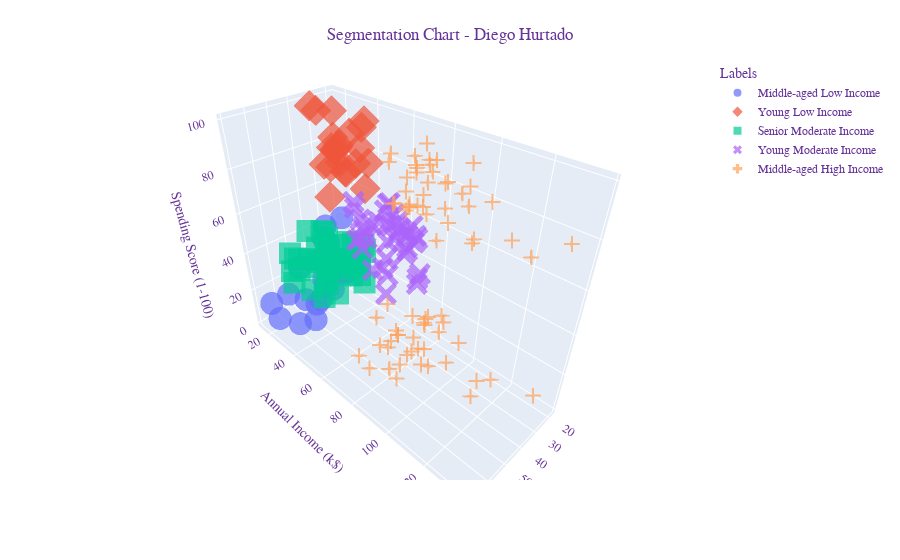

Notebook source saved alongside this figure:
### Code cell
fig = px.scatter_3d(df_segm_kmeans, x='Age', y='Annual Income (k$)', z='Spending Score (1-100)', color='Labels',
              symbol='Labels', opacity=0.7, size_max=10)

fig.update_layout(
    title={
        'text': "Segmentation Chart - Diego Hurtado",
        'y':0.95,
        'x':0.5,
        'xanchor': 'center',
        'yanchor': 'top'},
    scene=dict(
        xaxis=dict(title='Age'),
        yaxis=dict(title='Annual Income (k$)'),
        zaxis=dict(title='Spending Score (1-100)')),
    font=dict(
        family="Courier New, monospace",
        size=12,
        color="RebeccaPurple"))


fig.show()

### Figure 1 — Plotly figure (JSON) as saved in the notebook; plotly's stock layout.template omitted (floating-point values rounded to 4 significant figures)
{"data": [{"hovertemplate": "Labels=Middle-aged Low Income<br>Age=%{x}<br>Annual Income (k$)=%{y}<br>Spending Score (1-100)=%{z}<extra></extra>", "legendgroup": "Middle-aged Low Income", "marker": {"color": "#636efa", "opacity": 0.7, "symbol": "circle"}, "mode": "markers", "name": "Middle-aged Low Income", "scene": "scene", "showlegend": true, "type": "scatter3d", "x": [19, 20, 31, 35, 64, 67, 58, 37, 35, 52, 35, 46, 54, 45, 40, 60, 53, 49, 42, 36, 48, 49], "y": [15, 16, 17, 18, 19, 19, 20, 20, 21, 23, 24, 25, 28, 28, 29, 30, 33, 33, 34, 37, 39, 39], "z": [39, 6, 40, 6, 3, 14, 15, 13, 35, 29, 35, 5, 14, 32, 31, 4, 4, 14, 17, 26, 36, 28]}, {"hovertemplate": "Labels=Young Low Income<br>Age=%{x}<br>Annual Income (k$)=%{y}<br>Spending Score (1-100)=%{z}<extra></extra>", "legendgroup": "Young Low Income", "marker": {"color": "#EF553B", "opacity": 0.7, "symbol": "diamond"}, "mode": "markers", "name": "Young Low Income", "scene": "scene", "showlegend": true, "type": "scatter3d", "x": [21, 23, 22, 23, 30, 35, 24, 22, 20, 35, 25, 31, 29, 35, 23, 21, 18, 21, 30, 20, 24, 24], "y": [15, 16, 17, 18, 19, 19, 20, 20, 21, 23, 24, 25, 28, 28, 29, 30, 33, 33, 34, 37, 38, 39], "z": [81, 77, 76, 94, 72, 99, 77, 79, 66, 98, 73, 73, 82, 61, 87, 73, 92, 81, 73, 75, 92, 65]}, {"hovertemplate": "Labels=Senior Moderate Income<br>Age=%{x}<br>Annual Income (k$)=%{y}<br>Spending Score (1-100)=%{z}<extra></extra>", "legendgroup": "Senior Moderate Income", "marker": {"color": "#00cc96", "opacity": 0.7, "symbol": "square"}, "mode": "markers", "name": "Senior Moderate Income", "scene": "scene", "showlegend": true, "type": "scatter3d", "x": [65, 50, 49, 59, 50, 47, 51, 69, 53, 70, 67, 54, 63, 43, 68, 70, 47, 60, 60, 59, 45, 49, 57, 67, 46, 48, 55, 50, 68, 48, 47, 48, 49, 67, 49, 66, 54, 68, 66, 65, 63, 49, 51, 50], "y": [38, 40, 42, 43, 43, 43, 44, 44, 46, 46, 47, 47, 48, 48, 48, 49, 49, 50, 50, 54, 54, 54, 54, 54, 54, 54, 57, 58, 59, 60, 60, 61, 62, 62, 62, 63, 63, 63, 63, 63, 65, 65, 67, 67], "z": [35, 55, 52, 60, 45, 41, 50, 46, 46, 56, 52, 59, 51, 50, 48, 55, 42, 49, 56, 47, 53, 42, 51, 41, 44, 46, 58, 46, 55, 49, 47, 42, 48, 59, 56, 50, 46, 43, 48, 52, 43, 59, 43, 57]}, {"hovertemplate": "Labels=Young Moderate Income<br>Age=%{x}<br>Annual Income (k$)=%{y}<br>Spending Score (1-100)=%{z}<extra></extra>", "legendgroup": "Young Moderate Income", "marker": {"color": "#ab63fa", "opacity": 0.7, "symbol": "x"}, "mode": "markers", "name": "Young Moderate Income", "scene": "scene", "showlegend": true, "type": "scatter3d", "x": [31, 27, 29, 31, 33, 31, 27, 19, 18, 19, 32, 26, 40, 23, 38, 21, 22, 34, 18, 40, 32, 24, 27, 20, 23, 26, 21, 19, 38, 19, 18, 19, 27, 38, 40, 23, 43, 25, 28], "y": [39, 40, 40, 40, 42, 43, 46, 46, 48, 48, 48, 54, 54, 54, 54, 54, 57, 58, 59, 60, 60, 60, 60, 61, 62, 62, 62, 63, 64, 64, 65, 65, 67, 67, 69, 70, 71, 72, 76], "z": [61, 47, 42, 42, 60, 54, 51, 55, 59, 59, 47, 54, 48, 52, 55, 57, 55, 60, 41, 40, 42, 52, 50, 49, 41, 55, 42, 54, 42, 46, 48, 50, 56, 40, 58, 29, 35, 34, 40]}, {"hovertemplate": "Labels=Middle-aged High Income<br>Age=%{x}<br>Annual Income (k$)=%{y}<br>Spending Score (1-100)=%{z}<extra></extra>", "legendgroup": "Middle-aged High Income", "marker": {"color": "#FFA15A", "opacity": 0.7, "symbol": "cross"}, "mode": "markers", "name": "Middle-aged High Income", "scene": "scene", "showlegend": true, "type": "scatter3d", "x": [39, 31, 40, 59, 38, 47, 39, 31, 20, 29, 44, 32, 19, 35, 57, 32, 32, 25, 28, 48, 32, 34, 34, 43, 39, 44, 38, 47, 27, 37, 30, 34, 30, 56, 29, 19, 31, 50, 36, 42, 33, 36, 32, 40, 28, 36, 36, 52, 30, 58, 27, 59, 35, 37, 32, 46, 29, 41, 30, 54, 28, 41, 36, 34, 32, 33, 38, 47, 35, 45, 32, 32, 30], "y": [69, 70, 71, 71, 71, 71, 71, 72, 73, 73, 73, 73, 74, 74, 75, 75, 76, 77, 77, 77, 77, 78, 78, 78, 78, 78, 78, 78, 78, 78, 78, 78, 78, 79, 79, 81, 81, 85, 85, 86, 86, 87, 87, 87, 87, 87, 87, 88, 88, 88, 88, 93, 93, 97, 97, 98, 98, 99, 99, 101, 101, 103, 103, 103, 103, 113, 113, 120, 120, 126, 126, 137, 137], "z": [91, 77, 95, 11, 75, 9, 75, 71, 5, 88, 7, 73, 10, 72, 5, 93, 87, 12, 97, 36, 74, 22, 90, 17, 88, 20, 76, 16, 89, 1, 78, 1, 73, 35, 83, 5, 93, 26, 75, 20, 95, 27, 63, 13, 75, 10, 92, 13, 86, 15, 69, 14, 90, 32, 86, 15, 88, 39, 97, 24, 68, 17, 85, 23, 69, 8, 91, 16, 79, 28, 74, 18, 83]}], "layout": {"font": {"color": "RebeccaPurple", "family": "Courier New, monospace", "size": 12}, "legend": {"title": {"text": "Labels"}, "tracegroupgap": 0}, "margin": {"t": 60}, "scene": {"domain": {"x": [0, 1], "y": [0, 1]}, "xaxis": {"title": {"text": "Age"}}, "yaxis": {"title": {"text": "Annual Income (k$)"}}, "zaxis": {"title": {"text": "Spending Score (1-100)"}}}, "title": {"text": "Segmentation Chart - Diego Hurtado", "x": 0.5, "xanchor": "center", "y": 0.95, "yanchor": "top"}}}
